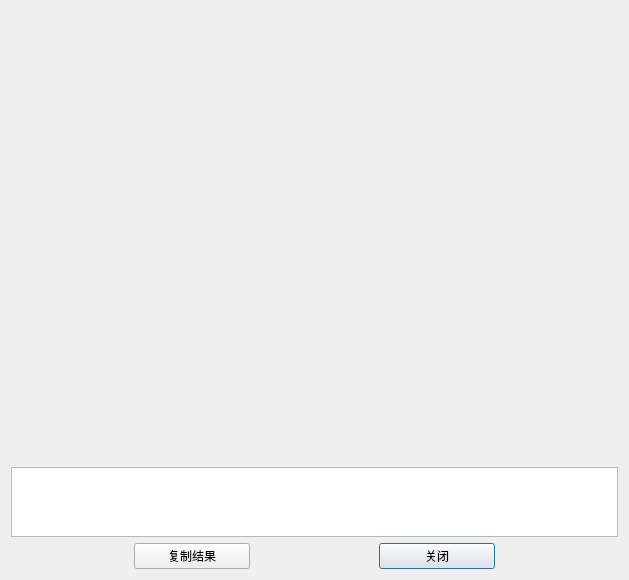
<?xml version="1.0" encoding="UTF-8"?>
<ui version="4.0">
 <class>Plot_window</class>
 <widget class="QDialog" name="Plot_window">
  <property name="geometry">
   <rect>
    <x>0</x>
    <y>0</y>
    <width>629</width>
    <height>580</height>
   </rect>
  </property>
  <property name="windowTitle">
   <string>Plot_window</string>
  </property>
  <layout class="QGridLayout" name="gridLayout_4">
   <item row="0" column="0">
    <layout class="QGridLayout" name="gridLayout">
     <property name="horizontalSpacing">
      <number>18</number>
     </property>
     <item row="0" column="0">
      <widget class="QWidget" name="plot_container" native="true">
       <property name="minimumSize">
        <size>
         <width>500</width>
         <height>450</height>
        </size>
       </property>
      </widget>
     </item>
    </layout>
   </item>
   <item row="1" column="0">
    <layout class="QGridLayout" name="gridLayout_2">
     <item row="0" column="0">
      <widget class="QTextBrowser" name="textBrowser">
       <property name="autoFillBackground">
        <bool>false</bool>
       </property>
       <property name="readOnly">
        <bool>true</bool>
       </property>
      </widget>
     </item>
    </layout>
   </item>
   <item row="2" column="0">
    <layout class="QGridLayout" name="gridLayout_3">
     <item row="0" column="4">
      <widget class="QPushButton" name="pushButton_close">
       <property name="text">
        <string>关闭</string>
       </property>
      </widget>
     </item>
     <item row="0" column="1">
      <widget class="QPushButton" name="pushButton_copy">
       <property name="text">
        <string>复制结果</string>
       </property>
      </widget>
     </item>
     <item row="0" column="0">
      <widget class="QLabel" name="label">
       <property name="text">
        <string/>
       </property>
      </widget>
     </item>
     <item row="0" column="2">
      <widget class="QLabel" name="label_3">
       <property name="text">
        <string/>
       </property>
      </widget>
     </item>
     <item row="0" column="5">
      <widget class="QLabel" name="label_4">
       <property name="text">
        <string/>
       </property>
      </widget>
     </item>
    </layout>
   </item>
  </layout>
 </widget>
 <resources/>
 <connections/>
</ui>
